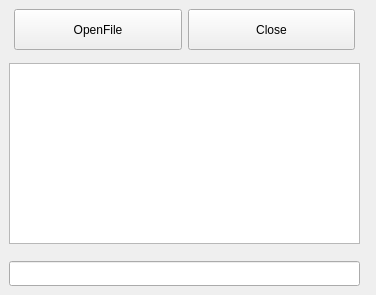
<?xml version="1.0" encoding="UTF-8"?>
<ui version="4.0">
 <class>Form</class>
 <widget class="QWidget" name="Form">
  <property name="geometry">
   <rect>
    <x>0</x>
    <y>0</y>
    <width>376</width>
    <height>295</height>
   </rect>
  </property>
  <property name="windowTitle">
   <string>Form</string>
  </property>
  <widget class="QTextEdit" name="textOut">
   <property name="geometry">
    <rect>
     <x>9</x>
     <y>63</y>
     <width>351</width>
     <height>181</height>
    </rect>
   </property>
   <property name="textInteractionFlags">
    <set>Qt::TextSelectableByKeyboard|Qt::TextSelectableByMouse</set>
   </property>
  </widget>
  <widget class="QLineEdit" name="textIn">
   <property name="geometry">
    <rect>
     <x>9</x>
     <y>261</y>
     <width>351</width>
     <height>25</height>
    </rect>
   </property>
  </widget>
  <widget class="QWidget" name="">
   <property name="geometry">
    <rect>
     <x>9</x>
     <y>9</y>
     <width>351</width>
     <height>41</height>
    </rect>
   </property>
   <layout class="QHBoxLayout" name="horizontalLayout">
    <property name="leftMargin">
     <number>5</number>
    </property>
    <property name="rightMargin">
     <number>5</number>
    </property>
    <item>
     <widget class="QPushButton" name="OpenFile">
      <property name="sizePolicy">
       <sizepolicy hsizetype="Expanding" vsizetype="Expanding">
        <horstretch>0</horstretch>
        <verstretch>0</verstretch>
       </sizepolicy>
      </property>
      <property name="text">
       <string>OpenFile</string>
      </property>
     </widget>
    </item>
    <item>
     <widget class="QPushButton" name="close">
      <property name="sizePolicy">
       <sizepolicy hsizetype="Expanding" vsizetype="Expanding">
        <horstretch>0</horstretch>
        <verstretch>0</verstretch>
       </sizepolicy>
      </property>
      <property name="text">
       <string>Close</string>
      </property>
     </widget>
    </item>
   </layout>
  </widget>
 </widget>
 <resources/>
 <connections>
  <connection>
   <sender>close</sender>
   <signal>clicked()</signal>
   <receiver>Form</receiver>
   <slot>close()</slot>
   <hints>
    <hint type="sourcelabel">
     <x>288</x>
     <y>44</y>
    </hint>
    <hint type="destinationlabel">
     <x>353</x>
     <y>30</y>
    </hint>
   </hints>
  </connection>
 </connections>
</ui>
